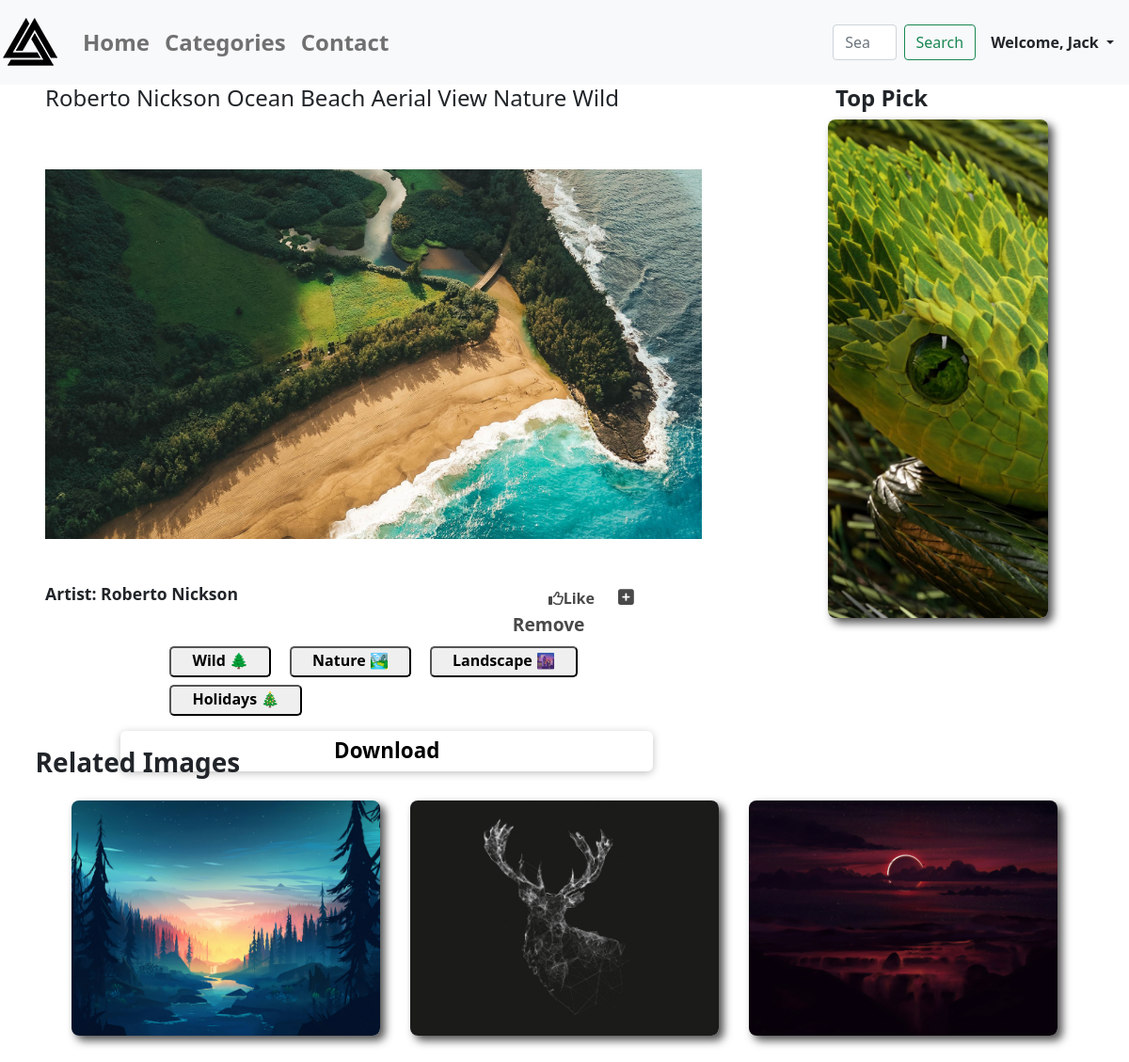
Screenshot of /wallpapers/ocean-beach-aerial-view (signed in) with the database file from the repository.
### wallpapers/models.py (models this page shows, shortened)
class Wallpapers(models.Model):
    category = models.ForeignKey(
        Category, on_delete=models.SET_NULL, null=True, blank=True)
    title = models.CharField(max_length=100)
    image = models.ImageField(upload_to="wallpapers", null=True)
    date = models.DateField(auto_now=True)
    slug = models.SlugField(unique=True, db_index=True)
    author = models.CharField(max_length=40)
    tags = models.ManyToManyField(Tag)
    favourites = models.ManyToManyField(
        User, related_name="favourite", default=None, blank=True)
    likes = models.ManyToManyField(User, default=None)
    def total_likes(self):
        return self.likes.count()
    class Meta:
        verbose_name_plural = "Wallpapers"

class Tag(models.Model):
    caption = models.CharField(max_length=20)

### wallpapers/views.py (the view)
# urls.py: path('wallpapers/<slug:slug>', views.wallpapers, name="detail"),
@login_required
def wallpapers(request, slug):
    fav = bool
    allWallpaper = Wallpapers.objects.all()
    swImg = allWallpaper.order_by("-date")[1:2]
    swImgLoop = Wallpapers.objects.all().order_by("-date")[2:5]
    wallpaper = allWallpaper.get(slug=slug)
    like = get_object_or_404(Wallpapers, slug=slug)
    total_likes = like.total_likes()
    liked = False
    if like.likes.filter(id=request.user.id).exists():
        liked = True
    if wallpaper.favourites.filter(id=request.user.id).exists():
        fav = True
    context = {
        'wallpaper': wallpaper,
        "swImg": swImg,
        "tags": wallpaper.tags.all(),
        "swImgLoop": swImgLoop,
        "fav": fav,
        "total_likes": total_likes,
        "liked": liked
    }
    return render(request, "wallpapers/wallpaper.html", context)

### wallpapers/templates/wallpapers/wallpaper.html (shortened to what this page needs)
{% extends 'base.html' %}
{% block content %}
<section>
    <div class="main-section-container">
      <div class="main-wall-content">
        <h4>{{wallpaper.title}}</h4>
        <img src="{{wallpaper.image.url}}">
        <div class="main-wall-line-content">
            <div class="main-wall-line1">
                <h6>Artist: {{wallpaper.author}}</h6>
            </div>
            <div class="main-wall-line2">
                <div class="like_btn">
                    {% if liked %}
                        <a href="{% url 'likelist_add' wallpaper.slug %}" class="like_btn"><i class="fas fa-thumbs-up"></i> Liked </a>
                    {% else %}
                        <a href="{% url 'likelist_add' wallpaper.slug %}"><span><i class="far fa-thumbs-up"></i>Like</span></a>
                    {% endif %}
                </div>
                {% if fav %}
                    <a href="{% url 'wishlist_add' wallpaper.slug %}"><span class="plus"><i class="fas fa-plus-square"></i>Remove</span></a>
                {% else %}
                    <a href="{% url 'wishlist_add' wallpaper.slug %}"><span class="plus"><i class="fas fa-plus-square"></i>Save Later</span></a>
                {% endif %}
            </div>
        </div>
            <div class="main-wall-tags">
                {% for tag in tags %}
                    <button><a href="{% url 'tags' %}?tag={{tag.caption}}">{{ tag.caption }}</a></button>
                {% endfor %}
            </div>
            <button class="bttn"><a href="{{wallpaper.image.url}}" class="bttn-link" download onclick="clicked()" >Download</a></button>
      </div>
        <div class="side-wall-content">
            <h4>Top Pick</h4>
            <div class="side-content">
                {% for swI in swImg %}
                    <a href="{% url "detail" swI.slug %}"><img src="{{swI.image.url}}"></a>
                {% endfor %}
            </div>
        </div>
    </div>
</section>
<section>
    <div class="sub-main-content">
        <h3>Related Images</h3>
        <div class="sub-content">
            {% for swI in swImgLoop %}
                <div class="content">
                <a href="{% url 'detail' swI.slug %}"><img src="{{swI.image.url}}"></a></div>
            {% endfor %}
        </div>
    </div>
</section>
{% endblock content %}

### wallpapers/templates/wallpapers/includes/header.html (shortened to what this page needs)
{% load static %}
<nav class="navbar navbar-expand-lg navbar-light bg-light">
    <a class="navbar-brand fw-bold"><img src="{% static 'logo.png' %}" width="64px" height="64px"></a>
  <div class="collapse navbar-collapse" id="navbarSupportedContent">
    <ul class="navbar-nav mr-auto">
    {% if request.user.is_authenticated %}
      <li class="nav-item active">
        <a class="nav-link fw-bold" style="font-size:24px" href="{% url 'home' %}">Home</a>
      </li>
      <li class="nav-item">
        <a class="nav-link fw-bold" style="font-size:24px" href="{% url 'start_page' %}">Categories </a>
      </li>
      <li class="nav-item">
        <a class="nav-link fw-bold" style="font-size:24px" href="mailto:omkartikare55@gmail.com">Contact </a>
      </li>
    {% endif %}
    </ul>
    {% if request.user.is_authenticated %}
    <form class="form-inline my-2 my-lg-0" style="margin-left:29rem; display:flex;" method='get' action='/search'>
      <input class="form-control mr-sm-2" name="search" id="search" type="search" placeholder="Search" aria-label="Search">
      <button class="btn btn-outline-success my-2 my-sm-0" style="margin-left:8px" type="submit">Search</button>
    </form>
      <ul class="navbar-nav me-auto mb-2 mb-lg-0">
          {% if request.user.is_authenticated %}
           <li class="nav-item dropdown mx-2">
              <a class="nav-link dropdown-toggle text-dark   fw-bold" href="#" id="profileDropdown" role="button" data-bs-toggle="dropdown" aria-expanded="false">
                Welcome, {{request.user.username | capfirst}}
              </a>
            </li>
            {% endif %}
          </ul>
    {% endif %}
  </div>
</nav>

### wallpapers/static/wallpapers/wallpaper.css (style rules this page uses)
.main-section-container { display: flex; }
.main-wall-content { max-width: 70%; width: 100%; margin: 0 1rem; padding-left: 2rem ; }
.main-wall-content img { width: 100%; object-fit: contain; max-width: 90%; height: 100%; max-height: 80%; margin-top: 0; }
.main-wall-line-content { display: flex; flex-direction: row; max-width: 90%; margin-bottom: 0.5rem; }
.main-wall-line1 { max-width: 70%; width: 100%; }
.main-wall-content h6 { font-weight: bold; font-size: 1.1rem; margin-top: -0.3rem; margin-bottom: 0.5rem; }
.main-wall-line2 { max-width: 30%; margin-top: -0.3rem; margin-left: 0.5rem; }
.main-wall-line2 a { color: #494949; text-decoration: none; margin-left: -5rem; margin: 0 auto; }
.like_btn a { position: absolute; right: 50%; font-weight: bold; margin-right: -2rem; margin-top: 0.2rem; }
.plus { margin-left: 7rem; font-size: 1.2rem; font-weight: bold; }
.main-wall-tags { max-width: 70%; margin: 0 auto; }
.main-wall-tags button { margin-left: 1rem; margin-bottom: 0.5rem; border-radius: 5px; padding-bottom: 4px; }
.main-wall-tags a { text-decoration: none; color: black; font-weight: 640; padding: 1rem; }
.bttn { width: 100%; max-width: 73%; margin-left: 5rem; margin-top: 0.5rem; padding: 0.3rem 0 ; background-color: transparent; border-radius: 6px; border: 0px solid black; box-shadow: 0 2px 8px rgba(0, 0, 0, 0.25); }
.bttn-link { text-decoration: none; color: black; font-weight: 700; font-size: 1.4rem; }
.side-wall-content { max-width: 30%; width: 100%; }
.side-wall-content h4 { margin-left: 3rem; font-weight: 700; }
.side-content { max-width: 65%; margin:0 auto; height: 100%; max-height: 85%; margin-left: 2.5rem; }
.side-content img { object-fit: cover; width: 100%; height: 100%; border-radius: 0.5rem; box-shadow: 5px 5px 10px rgba(0, 0, 0, 0.7); }
.sub-main-content { max-width: 90%; max-height: 50%; height: 20rem; width: 100%; margin: 3rem; margin:5rem auto; }
.sub-main-content h3 { font-weight: 700; margin-left: -1.4rem; }
.sub-content { display: flex; }
.content { margin:1rem; width: 550px; height: 250px; }
.sub-content img { object-fit: cover; width: 100%; height: 100%; border-radius: 0.5rem; box-shadow: 5px 5px 10px rgba(0, 0, 0, 0.7); }

### rows the page displays
Wallpapers: title "Roberto Nickson Ocean Beach Aerial View Nature Wild", image (picture), author "Roberto Nickson"
Tag: caption "Wild 🌲"
Tag: caption "Nature 🏞"
Tag: caption "Landscape 🌆"
Tag: caption "Holidays 🎄"
Wallpapers: image (picture)
Wallpapers: image (picture)
Wallpapers: image (picture)
Wallpapers: image (picture)

### other values shown
{{ request.user.username | capfirst }} "Jack"
